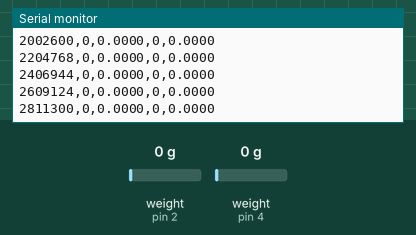
This sketch was run on a simulated Arduino Uno, built with avr-gcc and run on an emulated ATmega328P. Shown: the last lines printed to the serial monitor. The inputs (shaded band) are chosen by the test bench; at power-on: weight on the scale (sensors on pin 2, pin 4) 0 g.

Above: at 3.2 s.
3.3 s: weight on the scale (sensor on pin 2) set to 100 g
At 3.37 s:
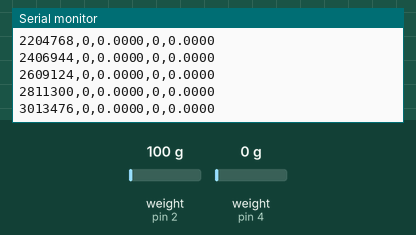
4.8 s: weight on the scale (sensor on pin 4) set to 100 g
At 4.99 s:
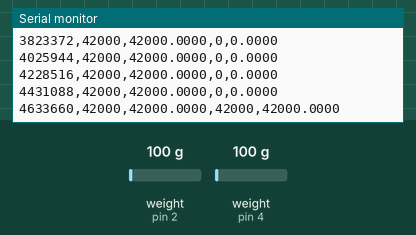
6.3 s: weight on the scale (sensor on pin 2) set to 1250 g
At 6.41 s:
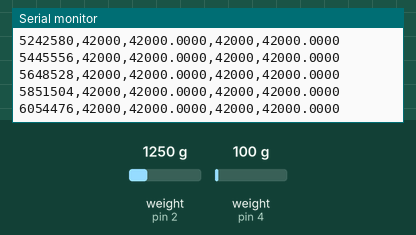
7.8 s: weight on the scale (sensor on pin 4) set to 1250 g
At 7.83 s:
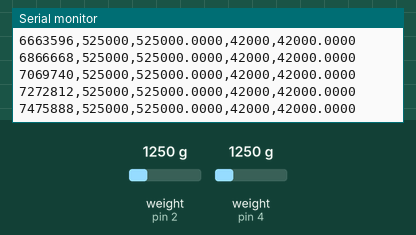
Timing chart, 0 to 10.3 s (numbered marks = the images above; inputs shaded):
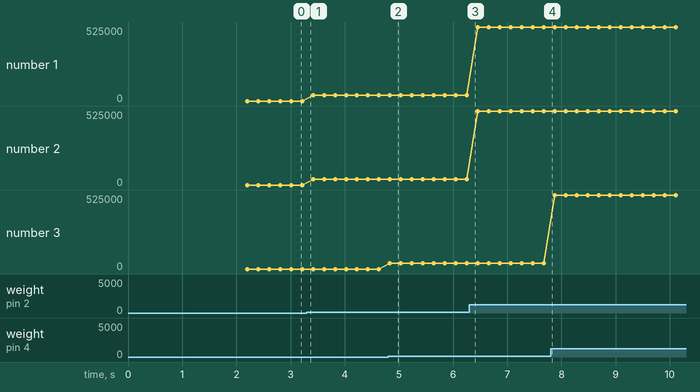

Measured:
- after the input at 4.8 s, the serial monitor: prints a new line at once (image 2)
- plotted number 1: 0 → 42000 after the input at 3.3 s, 42000 → 525000 after the input at 6.3 s
- plotted number 2: 0 → 42000 after the input at 3.3 s, 42000 → 525000 after the input at 6.3 s

The sketch:

stream_loadcell.ino
```cpp
#include <HX711.h>
#include <EEPROM.h>

const int LOADCELL1_DOUT = 2;
const int LOADCELL1_SCK  = 3;
const int LOADCELL2_DOUT = 4;
const int LOADCELL2_SCK  = 5;

HX711 loadcell1;
HX711 loadcell2;
float cal_factor1 = -1.0f;
float cal_factor2 = 1.0f;

void setup() {
  Serial.begin(115200);
  loadcell1.begin(LOADCELL1_DOUT, LOADCELL1_SCK);
  loadcell2.begin(LOADCELL2_DOUT, LOADCELL2_SCK);

  EEPROM.get(0, cal_factor1);
  EEPROM.get(1, cal_factor2);
  if (isnan(cal_factor1) || cal_factor1 < 0.001) {
    cal_factor1 = 1.0;
  }
  if (isnan(cal_factor2) || cal_factor2 < 0.001) {
    cal_factor2 = 1.0;
  }

  Serial.print("Loaded calibration factor 1: ");
  Serial.println(cal_factor1, 6);
  Serial.print("Loaded calibration factor 2: ");
  Serial.println(cal_factor2, 6);

  loadcell1.set_scale();
  loadcell1.tare();
  loadcell2.set_scale();
  loadcell2.tare();
}

void loop() {
  if (!loadcell1.is_ready() && loadcell2.is_ready()) return;

  unsigned long t = micros();
  long raw1 = loadcell1.read();
  float grams1 = raw1 / cal_factor1;
  long raw2 = loadcell2.read();
  float grams2 = raw2 / cal_factor2;

  Serial.print(t);
  Serial.print(",");
  Serial.print(raw1);
  Serial.print(",");
  Serial.print(grams1, 4);
  Serial.print(",");
  Serial.print(raw2);
  Serial.print(",");
  Serial.println(grams2, 4);
}
```
